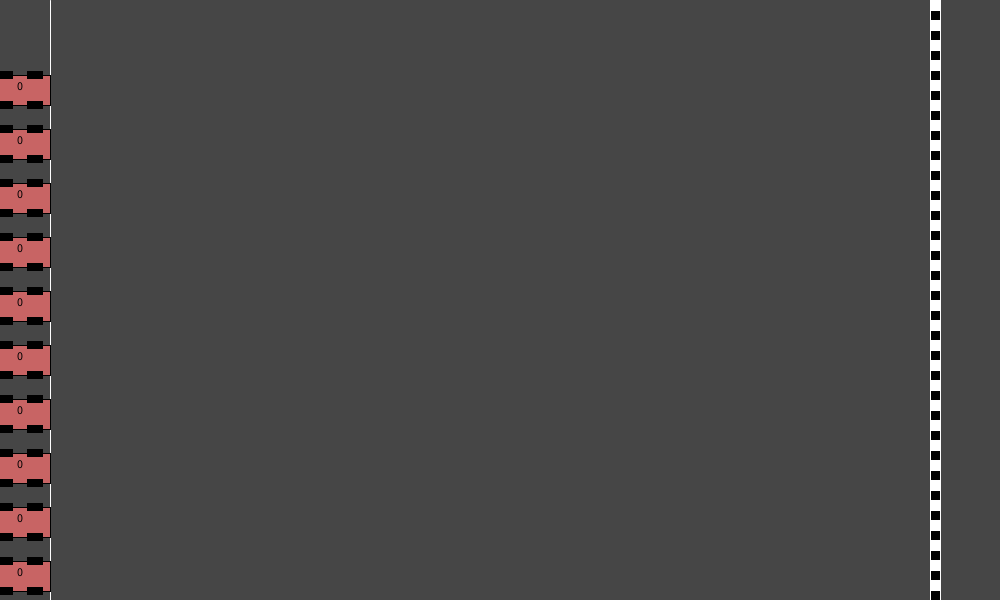
Frame 1 (no input)
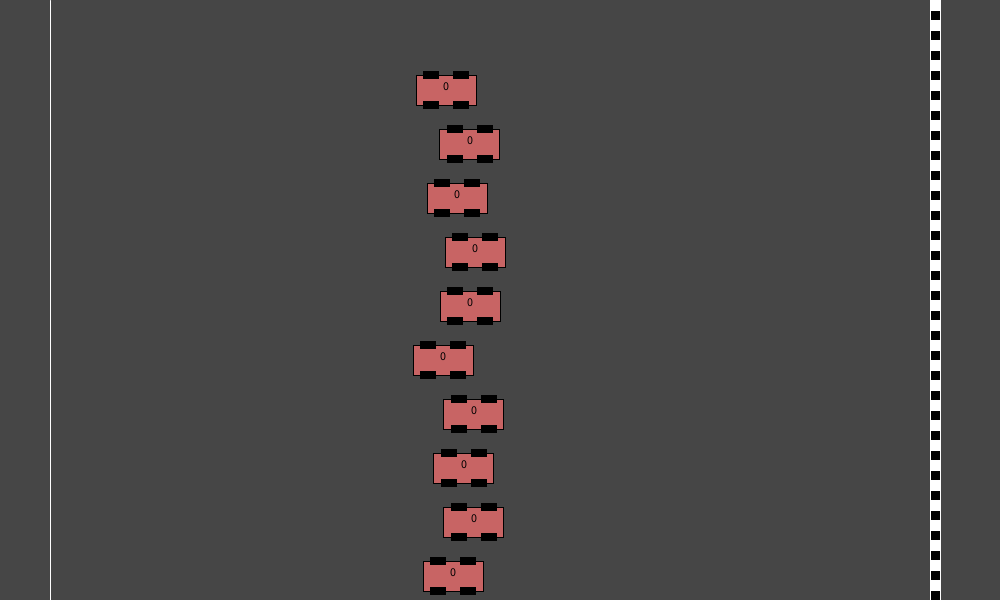
Frame 60 (the mouse pressed at the canvas centre just before this capture)
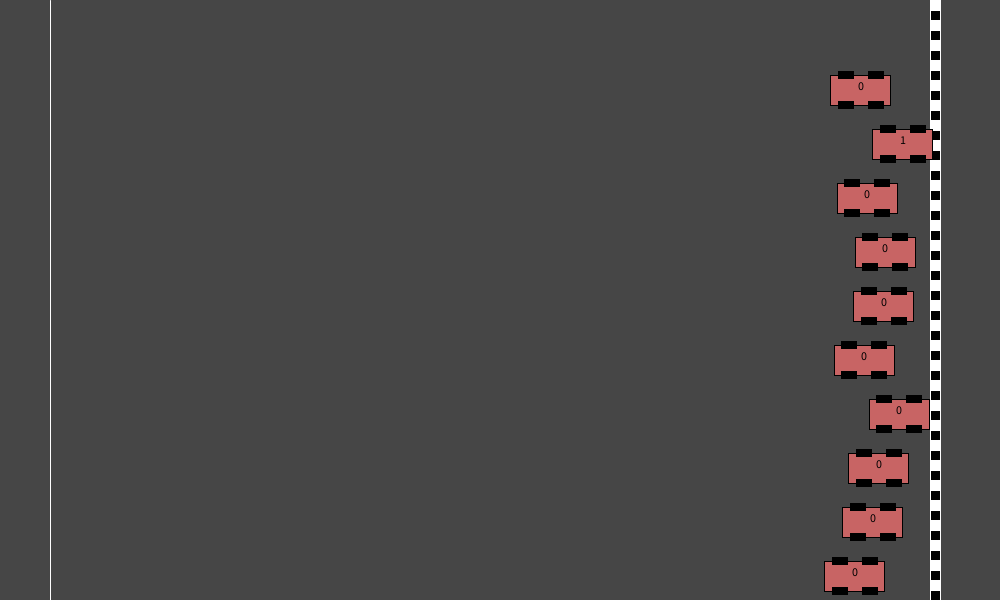
Frame 120 (the mouse held since frame 60 and released just before this capture)

The Processing sketch that drew these frames (run headless with seeded random() and noise(); from frame 60 on, the mouse is pressed at the canvas centre):

// Processing sketch: carAndTrack
// ── carAndTrack.pde
Car[] car; //<>// //<>//
int numCars;
RaceTrack track;
boolean raceOver;
int win = 0;
void setup() {
  size(1000, 600);

  numCars = 10;

  car = new Car[numCars];
  float pos = height/(numCars+1);
  track = new RaceTrack();
  for (int index=0; index < numCars; index++) 
  {
    car[index]= new Car(track.getStartPosition(), (pos*index)+90, 60, color(200, 100, 100));
  }
  raceOver = false;
}

void draw() {
  background(70);
  track.display();


  for (int index=0; index<car.length; index++) {

    car[index].display();
    car[index].getScore();
  }

  if (!raceOver ) {
    for (int i = 0; i <car.length; i++) {
      car[i].move();
    }
    checkWin();
    if (win >0  ) {
      if (win >1) {
        raceOver = true;
        println("draw");
      } else if (win == 1) {

        for (int j=0; j<car.length; j++) {
          if (car[j].getPosition() >= track.getFinishPosition() ) {
            raceOver = true;

            car[j].increaseScore();
          }
        }
      }
      println("press 's' to restart");
    }
  }
}
boolean checkWin() {


    for (int index=0; index<car.length; index++) {

      if (car[index].getPosition() >= track.getFinishPosition() ) {

        win++;
      }

      if (win >1) {
        return false;
      }
    }
    return true;
  }

  void keyPressed() {
    if (key == 's' && raceOver) {
      win = 0;
      float startLine = track.getStartPosition();
      for (int i=0; i<numCars; i++) {
        car[i].setPosition(startLine);
      }

      raceOver = false;
    }
  }

// ── Car.pde
class Car {
  private float x;
  private float y;
  private color clr;
  private float theSize;
  private int score;


  public Car(float xp, float yp, float size, color c) {
    theSize = size;
    setPosition(xp);
    y = yp;
    clr = c;
    
  }

  public float increaseScore() {
    return score++;
  }

 


  public void display() {
    // offset to draw the wheels
    float wheelOffset = theSize / 4;
    rectMode(CENTER);
    // draw the chassis
    stroke(0);
    fill(clr);
    rect(x, y, theSize, theSize/2);
    // draw the wheels
    fill(0);
    rect(x - wheelOffset, y - wheelOffset, wheelOffset, wheelOffset/2);
    rect(x + wheelOffset, y - wheelOffset, wheelOffset, wheelOffset/2);
    rect(x - wheelOffset, y + wheelOffset, wheelOffset, wheelOffset/2);
    rect(x + wheelOffset, y + wheelOffset, wheelOffset, wheelOffset/2);
    textAlign(CENTER);
    text(score,x,y);
  }
  
  public int getScore() {
  return score;
}

  public void move() {
    x = x + random(5,10);
  }

  public float getPosition() {
    // return the X position of the front of the car
    return x + theSize/2;
  }

  public void setPosition(float newPos) {
    x = newPos - theSize/2;
  }
}

// ── RaceTrack.pde
class RaceTrack {
  private float start;
  private float finish;

  public RaceTrack() {
    start = 50;
    finish = width-70;
  }

  public void display() {
    stroke(255);
    line(start, 0, start, height);
    line(finish, 0, finish, height);
    rectMode(CORNER);
    boolean white = true;
    for (int i = 0; i < height; i++) {
      if (white) {
        fill(255);
      } else {
        fill(0);
      }
      rect(finish, i*10, 10, 10);
      white = !white;
    }
  }

  public float getFinishPosition() {
    return finish;
  }

  public float getStartPosition() {
    return start;
  }
}
